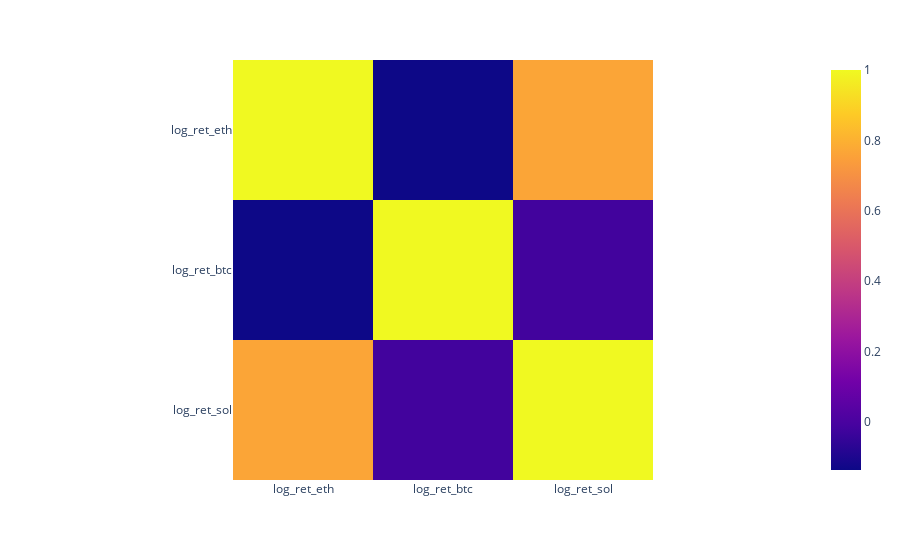

Here is the notebook cell this chart was saved with:
### Code cell
corrHeatmapHV = px.imshow(highVolCorr)
corrHeatmapHV.show()

### Figure 1 — Plotly figure (JSON) as saved in the notebook; plotly's stock layout.template omitted (floating-point values rounded to 4 significant figures)
{"data": [{"coloraxis": "coloraxis", "hovertemplate": "x: %{x}<br>y: %{y}<br>color: %{z}<extra></extra>", "name": "0", "type": "heatmap", "x": ["log_ret_eth", "log_ret_btc", "log_ret_sol"], "xaxis": "x", "y": ["log_ret_eth", "log_ret_btc", "log_ret_sol"], "yaxis": "y", "z": [[1, -0.1376, 0.765], [-0.1376, 1, -0.01914], [0.765, -0.01914, 1]]}], "layout": {"coloraxis": {"colorscale": [[0, "#0d0887"], [0.1111, "#46039f"], [0.2222, "#7201a8"], [0.3333, "#9c179e"], [0.4444, "#bd3786"], [0.5556, "#d8576b"], [0.6667, "#ed7953"], [0.7778, "#fb9f3a"], [0.8889, "#fdca26"], [1, "#f0f921"]]}, "margin": {"t": 60}, "xaxis": {"anchor": "y", "constrain": "domain", "domain": [0, 1], "scaleanchor": "y"}, "yaxis": {"anchor": "x", "autorange": "reversed", "constrain": "domain", "domain": [0, 1]}}}
